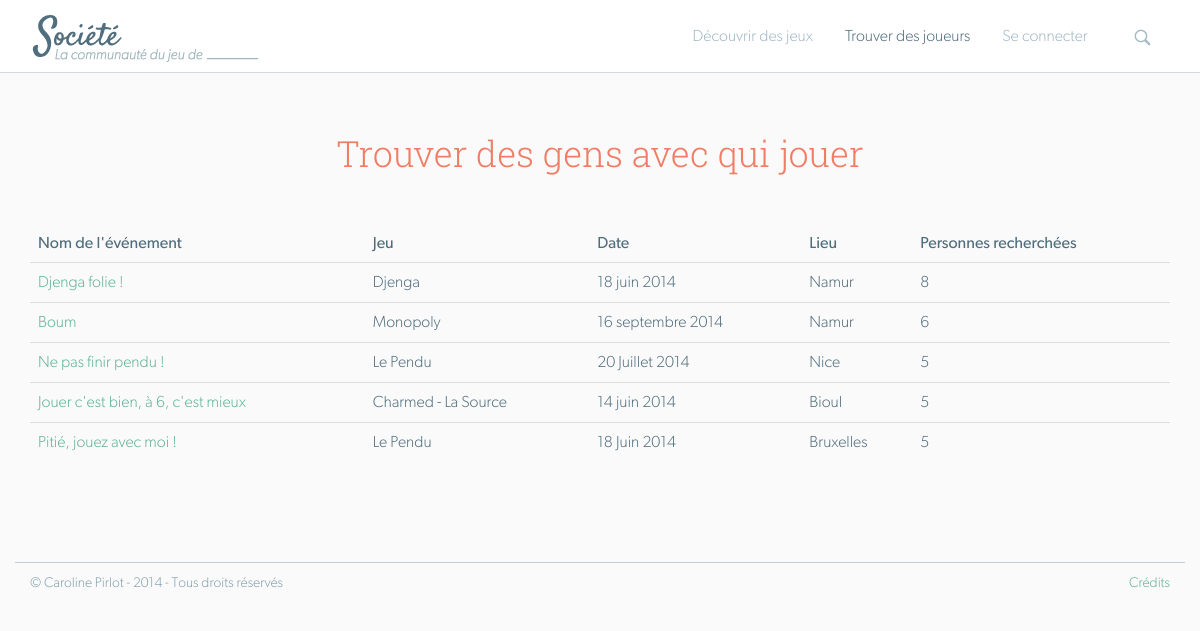
Screenshot of /evenements.php with the database file from the repository.
### tables this page shows
CREATE TABLE IF NOT EXISTS `evenements` (
  `id_event` int(11) NOT NULL AUTO_INCREMENT,
  `titre` varchar(100) NOT NULL,
  `jeux` varchar(300) NOT NULL,
  `ville` varchar(100) NOT NULL,
  `date` varchar(100) NOT NULL,
  `heure` varchar(100) NOT NULL,
  `nbre` varchar(100) NOT NULL,
  `regles` text NOT NULL,
  `infos` text NOT NULL,
  `membre_id` int(11) NOT NULL,
  `pseudo` varchar(100) NOT NULL,
  PRIMARY KEY (`id_event`)
);

### php/try-evenements.php (called while the page is built, shortened)
<?php
try {
    $stmt = $conn->prepare('SELECT * FROM evenements ORDER BY id_event DESC');
    $stmt->execute();
    $events = $stmt->fetchAll();
} catch(PDOException $e) {
    echo 'ERROR: ' . $e->getMessage();
}
?>

### evenements.php (the view, shortened to what this page needs)
<?php
require("php/config.php");
include("php/try-evenements.php");
include("php/try-membres.php");
?>
<!DOCTYPE html>
<html lang="fr">
	<head>
		<link rel="stylesheet" href="css/bootstrap.min.css" />
		<link rel="stylesheet" href="css/ihover.min.css" />
		<link rel="stylesheet" href="css/styles.min.css" />
	</head>
<body id="evenements">
	<header>
		<div class="container">
			<div class="row">
				<div class="col-sm-3 col-xs-12">
					<h1>
						<?php
							if(isset($_SESSION['pseudo'])){
								echo '<a href="accueil.php" class="logo">Société</a>';
							} else {
		  		    		 	echo '<a href="index.php" class="logo">Société</a>';
							}
						?>
					</h1>
				</div>
				<div class="col-sm-9 col-xs-12">
					<ul class="pull-right nav nav-pills">
							<li><a href="jeux.php">Découvrir des jeux</a></li>
							<li class="active"><a href="evenements.php">Trouver des joueurs</a></li>
						<?php
							if(isset($_SESSION['pseudo'])){
						?>
						    <li class="dropdown">
						        <a class="dropdown-toggle" data-toggle="dropdown" href="#"><?php echo $_SESSION['pseudo']; ?><span class="caret"></span>
						    	</a>
						        <ul class="dropdown-menu">
						        	<li><a href="edition_profil.php">Editer mon profil</a></li>
				  		    		<li><a href="ajout.php">Ajouter un jeu</a></li>
				  		    		<li><a href="creationevenement.php">Organiser un événement</a></li>
				  		    		<?php if( $membre['role'] == "administrateur" ) { echo '<li><a href="liste.php">Modérer les jeux</a></li>'; } ?>
				  		    		<li><a href="php/deconnexion.php">Me déconnecter</a></li>
						      	</ul>
						    </li>
						<?php
							} else {
						?>
		  		    		<li><a href="connexion.php">Se connecter</a></li>
						<?php
							}
						?>
					    <li class="quick-search">
							<form class="navbar-search search" action="resultats.php" method="post">
								<input id="submit" type="submit" name="rapide" value="">
							</form>
						</li>
					</ul>
				</div>
			</div>
		</div>
	</header>
	<div id="content">
		<div class="container">
				<h2 class="text-center">Trouver des gens avec qui jouer</h2>
			<div class="row">
				<div class="col-sm-12">
					<table class="table table-hover">
						<thead>
							<tr>
								<td>Nom de l'événement</td>
								<td>Jeu</td>
								<td>Date</td>
								<td class="tabNbre">Lieu</td>
								<td class="tabNbre">Personnes recherchées</td>
							</tr>
						</thead>
						<tbody>
							<?php
								if($events){
									foreach ($events as $key => $value) {
										$query = $conn->prepare("SELECT * FROM evenements_inscrits WHERE id_event = :id_event AND active = 1");
										$query->execute(array(
											':id_event' => $value['id_event']
										));
										$results = $query->fetchAll();
										$participant = array();
										foreach ($results as $result) {
											$participant[] = $result['id_user'];
										}
										if($query->rowCount() < $value['nbre'] || in_array($_SESSION['id'], $participant)){
											echo '<tr>';
												echo '<td><a class="titreEvent" href="fiche_evenement.php?id='.$value['id_event'].'">'.$value['titre'].'</a></td>';
												echo '<td>'.$value['jeux'].'</td>';
												echo '<td>'.$value['date'].'</td>';
												echo '<td class="tabNbre">'.$value['ville'].'</td>';
												echo '<td class="tabNbre">'.$value['nbre'].'</td>';
											echo '</tr>';
										}
									}
								}
								else {
									echo "Il n'y a actuellement aucun événement";
								}
							?>
						</tbody>
					</table>
				</div>
			</div>
		</div>
	</div>
	<?php include("footer.php"); ?>
</body>
</html>

### footer.php
<footer>
	<div class="container">
		<div class="row">
			<p class="col-xs-6">&copy; Caroline Pirlot<span> - 2014 - Tous droits réservés</span></p>
			<div class="col-xs-6 text-right">
				<a class="pull-right" href="credits.php">Crédits</a>
			</div>
		</div>
	</div>
</footer>

### rows the page displays
evenements: titre "Djenga folie !", jeux "Djenga", date "18 juin 2014", ville "Namur", nbre "8"
evenements: titre "Boum", jeux "Monopoly", date "16 septembre 2014", ville "Namur", nbre "6"
evenements: titre "Ne pas finir pendu !", jeux "Le Pendu", date "20 Juillet 2014", ville "Nice", nbre "5"
evenements: titre "Jouer c'est bien, à 6, c'est mieux", jeux "Charmed - La Source", date "14 juin 2014", ville "Bioul", nbre "5"
evenements: titre "Pitié, jouez avec moi !", jeux "Le Pendu", date "18 Juin 2014", ville "Bruxelles", nbre "5"
